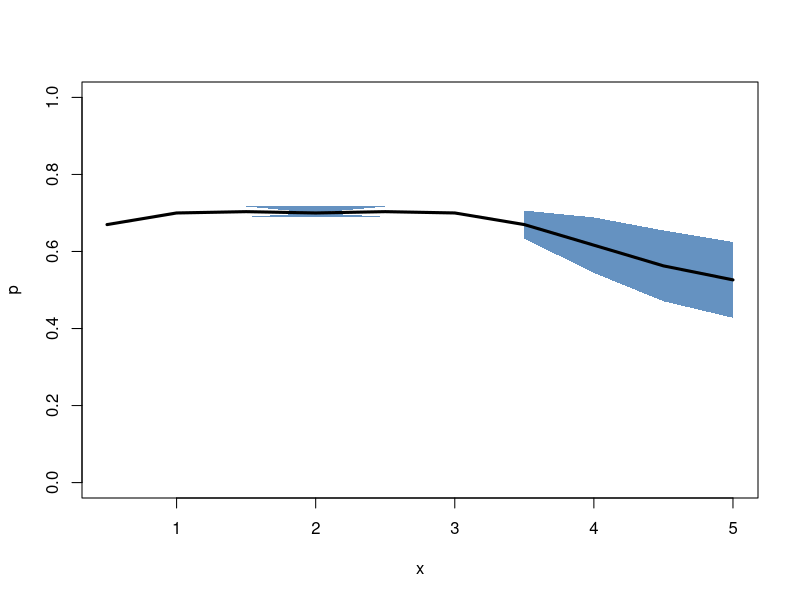
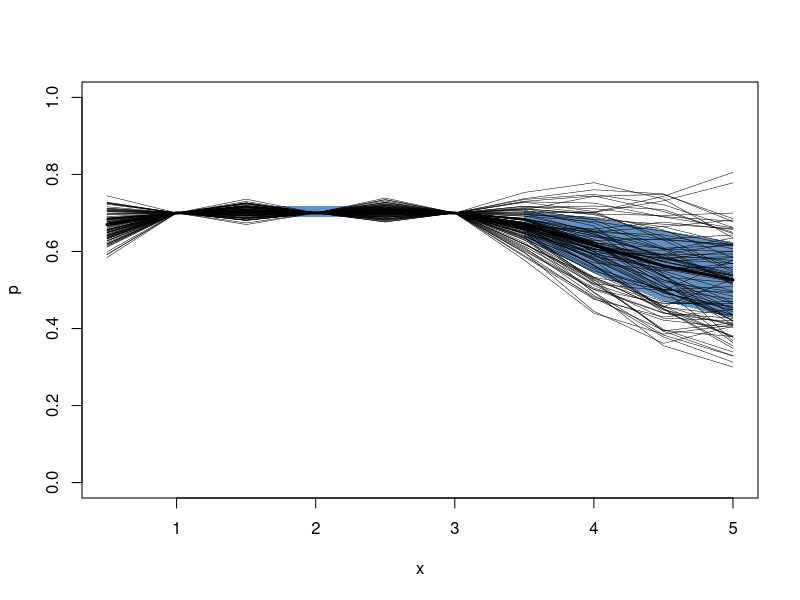
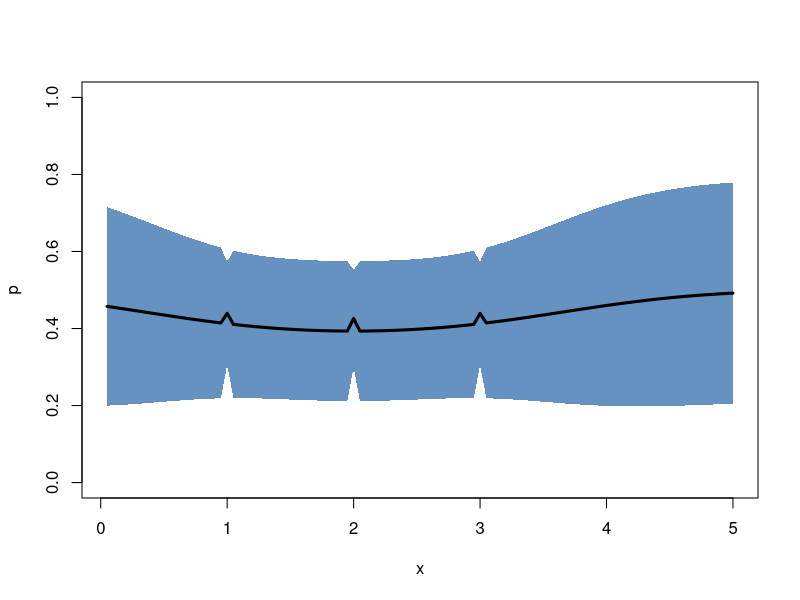
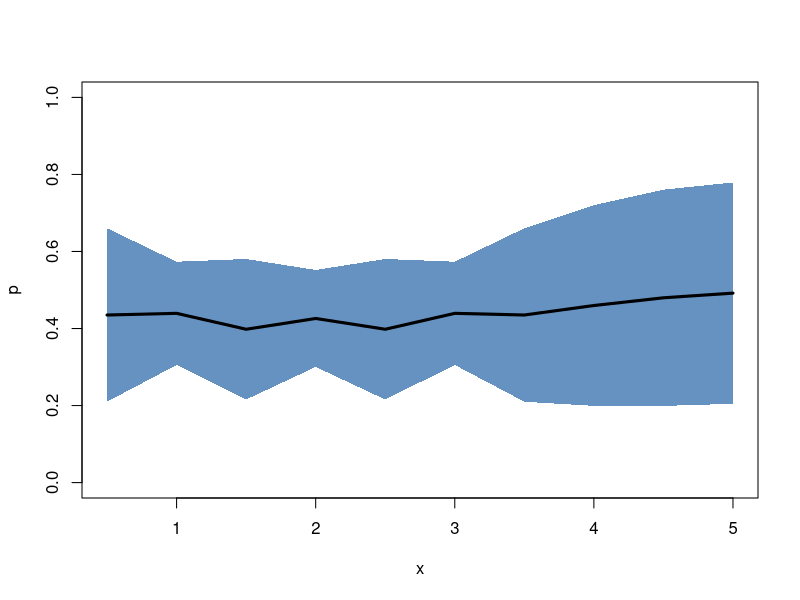

Write R code to recreate these figures, in order.

require("mvtnorm")

new.gp <- function(x, expectation, kernelf)
{
  # the prior expectation can be either a constant
  # or an array of the same length as x
  if (length(expectation) == length(x)) {
    mu <- expectation
  }
  else {
    mu <- rep(expectation[1], length(x))
  }
  
  gp <- list(x       = x,              # where to evaluate the gp
             kernelf = kernelf,        # kernel function
             mu      = mu,             # (prior) mean
             sigma   = kernelf(x, x))  # (prior) covariance
  class(gp) <- "gp"

  return (gp)
}

kernel.exponential <- function(variance, l)
{
  f <- function(x, y) {
    n <- length(x)
    m <- length(y)
    result      <- matrix(0.0, n*m)
    dim(result) <- c(n, m)
    for (i in 1:n) {
      for (j in 1:m) {
        result[i,j] <- variance*exp(-1.0/(2.0*l^2)*(x[i]-y[j])^2)
      }
    }
    return (result)
  }
  
  return (f)
}

kernel.bernoulli <- function(stddev, prime.x, prime.stddev, l)
{
  # stddev       : default standard deviation
  # prime.x      : a list of positions for which there are measurements
  # prime.stddev : standard deviation for each of the positions

  # if a given position xi exists in prime.x then output
  # its standard deviation, otherwise return the default deviation
  f.stddev <- function(xi) {
    if (xi %in% prime.x) {
      return (prime.stddev[prime.x == xi][1])
    }
    else {
      return (stddev)
    }
  }
  
  f <- function(x, y) {
    n <- length(x)
    m <- length(y)
    result      <- matrix(0.0, n*m)
    dim(result) <- c(n, m)
    for (i in 1:n) {
      for (j in 1:m) {
        result[i,j] <- f.stddev(x[i])*f.stddev(y[j])*exp(-1.0/(2.0*l^2)*(x[i]-y[j])^2)
      }
    }
    return (result)
  }
  
  return (f)
}

posterior <- function(gp, ...)
{
  UseMethod("posterior")
}

posterior.gp <- function(gp, xp, yp, noise=NULL)
{
  k0 <- gp$kernelf(xp, xp)     # K(X , X )
  k1 <- gp$kernelf(xp, gp$x)   # K(X , X*)
  k2 <- t(k1)                  # K(X*, X )
  k3 <- gp$kernelf(gp$x, gp$x) # K(X*, X*)

  mu <- 0.5

  # add noise to measurements?
  if (is.null(noise)) {
    A <- k0
  }
  else {
    A <- k0 + diag(noise)
  }
  L        <- chol(A)
  Linv1    <- solve(L)
  Linv2    <- solve(t(L))

  gp$mu    <- mu + (k2 %*% Linv1) %*% (Linv2 %*% (yp - mu))
  gp$sigma <- k3 - (k2 %*% Linv1) %*% (Linv2 %*% k1)

  return (gp)
}

samples <- function(gp, ...)
{
  UseMethod("samples")
}

samples.gp <- function(gp, n=1)
{
  x <- rmvnorm(n=n, mean=gp$mu, sigma=gp$sigma, method="chol")

  return (x)
}

plot.gp <- function(gp, samples=NULL)
{
  col <- rgb(8/255, 81/255, 156/255, alpha=0.625)
  
  plot(gp$x, gp$mu, 'n', xlab="x", ylab="p", ylim=c(0,1))

  var <- diag(gp$sigma)
  z1  <- gp$mu + sqrt(var)
  z2  <- gp$mu - sqrt(var)
  
  polygon(c(gp$x, rev(gp$x)), c(z1, rev(z2)),
     col = col, border = NA)

  lines(gp$x, gp$mu, 'l', lwd=3)

  if (!is.null(samples)) {
    for (i in 1:dim(samples)[1]) {
      lines(gp$x, samples[i,], 'l', lwd=0.5)
    }
  }
}

# Example
################################################################################

gp <- new.gp(1:100/20, 0.0, kernel.exponential(1, 10))

gp <- new.gp(1:10/2, 0.0, kernel.bernoulli(0.1, c(1, 2), c(0.1, 0.1), 1))

xp <- c(1, 2, 3)
yp <- c(0.7, 0.7, 0.7)
# measurement noise
#ep <- c(0.01, 0.01, 0.01)
ep <- c(0.0, 0.0, 0.0)

gp <- posterior(gp, xp, yp, ep)

plot(gp)

plot(gp, samples(gp, 100))

# Experiment
################################################################################

new.experiment <- function(alpha)
{
  experiment        <- list(alpha = alpha,     # Dirichlet pseudo counts
                            data  = new.env()) # experimental data
  class(experiment) <- "experiment"

  return (experiment)
}

add.measurement <- function(experiment, ...)
{
  UseMethod("add.measurement")
}

add.measurement.experiment <- function(experiment, x, counts)
{
  key <- toString(x)

  if (is.null(experiment$data[[key]])) {
    experiment$data[[key]] <- counts
  }
  else {
    experiment$data[[key]] <- experiment$data[[key]] + counts
  }
}

dirichlet.moments <- function(alpha)
{
  expectation <- rep(0, length(alpha))
  variance    <- rep(0, length(alpha))

  alpha0      <- sum(alpha)
  
  for (i in 1:length(alpha)) {
    expectation[i] <- alpha[i]/alpha0
    variance[i]    <- alpha[i]*(alpha0 - alpha[i])/(alpha0^2*(alpha0 + 1))
  }
  
  result <- list(expectation = expectation, variance = variance)

  return (result)
}

posterior.experiment <- function(experiment, x)
{
  # get prior pseudocounts
  alpha             <- experiment$alpha
  # determine prior expectation and standard deviation
  prior.moments     <- dirichlet.moments(alpha)
  # the prior expectation sets the mean of the GP
  prior.expectation <- prior.moments$expectation[1]
  # and the variance is used in the kernel function
  prior.variance    <- prior.moments$variance[1]
  
  xp <- c() # position
  yp <- c() # mean
  ep <- c() # variance

  for (key in ls(envir=experiment$data)) {
    xt      <- as.numeric(key)
    counts  <- experiment$data[[key]]

    moments <- dirichlet.moments(counts + alpha)
   
    xp <- append(xp, xt)
    yp <- append(yp, moments$expectation[1])
    ep <- append(ep, moments$variance[1])
  }
  print (xp)
  print (yp)
  print (ep)
  # construct the gaussian process
  kernelf <- kernel.bernoulli(sqrt(prior.variance), xp, sqrt(ep), 1)
#  kernelf <- kernel.exponential(1, 5)
  gp      <- new.gp(x, prior.expectation, kernelf)
  gp      <- posterior(gp, xp, yp, ep)

  return (gp)
}

# Example
################################################################################

e <- new.experiment(c(1,1))
add.measurement(e, 1, c(10,3))
add.measurement(e, 2, c( 9,4))
add.measurement(e, 3, c(10,3))

e <- new.experiment(c(1,1))
add.measurement(e, 1, c( 1,2))
add.measurement(e, 2, c( 1,2))
add.measurement(e, 3, c( 1,2))

gp <- posterior(e, 1:100/20)
plot(gp)

gp <- posterior(e, 1:10/2)
plot(gp)
